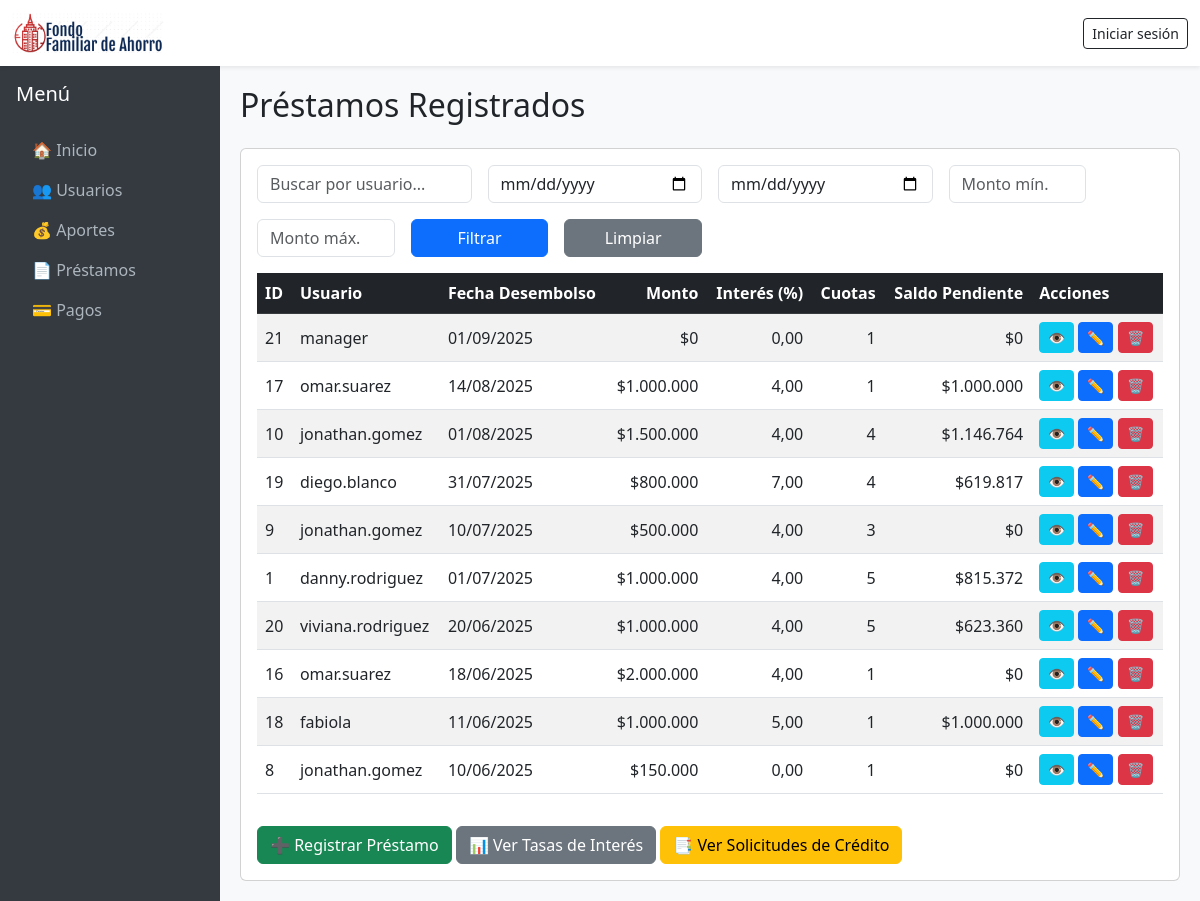
Screenshot of /dashboard/prestamos/ with the database file from the repository.
### fonar/models.py (models this page shows, shortened)
class Prestamo(models.Model):
    usuario = models.ForeignKey('Usuario', on_delete=models.CASCADE)
    monto = models.DecimalField(max_digits=12, decimal_places=2)
    interes = models.DecimalField(max_digits=5, decimal_places=2)  # tasa mensual
    cuotas = models.IntegerField(default=1)
    fecha_desembolso = models.DateField()
    fecha_creacion = models.DateTimeField(default=timezone.now)
    @property
    def capital_pendiente(self):
        from .models import PagoAplicacion
        capital_pagado = PagoAplicacion.objects.filter(
            prestamo=self,
            pago__validado=True
        ).aggregate(total=Sum("capital"))["total"] or Decimal("0.00")
        return (self.monto - capital_pagado).quantize(Decimal("0.01"))

class Usuario(AbstractUser):
    is_admin = models.BooleanField(default=False)
    TIPO_CHOICES = [
        ("asociado", "Asociado"),
        ("tercero", "Tercero"),
    ]
    tipo_usuario = models.CharField(max_length=20, choices=TIPO_CHOICES, default="asociado")

### dashboard/views/prestamo_views.py (the view)
# urls.py: path("prestamos/", prestamo_views.PrestamoListView.as_view(), name="prestamos-list"),
class PrestamoListView(ListView):
    model = Prestamo
    template_name = "dashboard/prestamos/list.html"
    context_object_name = "prestamos"
    paginate_by = 10
    def get_queryset(self):
        qs = Prestamo.objects.select_related("usuario").order_by("-fecha_desembolso")
        usuario = self.request.GET.get("usuario")
        fecha_inicio = self.request.GET.get("fecha_inicio")
        fecha_fin = self.request.GET.get("fecha_fin")
        monto_min = self.request.GET.get("monto_min")
        monto_max = self.request.GET.get("monto_max")
        if usuario:
            qs = qs.filter(usuario__username__icontains=usuario)
        if fecha_inicio:
            qs = qs.filter(fecha_desembolso__gte=fecha_inicio)
        if fecha_fin:
            qs = qs.filter(fecha_desembolso__lte=fecha_fin)
        if monto_min:
            qs = qs.filter(monto__gte=monto_min)
        if monto_max:
            qs = qs.filter(monto__lte=monto_max)
        return qs

### fonar/templatetags/formato_monedas.py (called while the page is built)
@register.filter
def moneda(value):
    try:
        value = int(value)  # quitar decimales
        return "${:,.0f}".format(value).replace(",", ".")
    except (ValueError, TypeError):
        return value

### dashboard/templates/dashboard/prestamos/list.html
{% extends "dashboard/base.html" %}
{% load humanize %}
{% load formato_monedas %}
{% block content %}
<h2 class="mb-4">Préstamos Registrados</h2>
<div class="card">
    <div class="card-body">
        <form method="get" class="row g-3 mb-3">
            <div class="col-md-3">
                <input type="text" name="usuario" class="form-control"
                       placeholder="Buscar por usuario..." value="{{ request.GET.usuario }}">
            </div>
            <div class="col-md-3">
                <input type="date" name="fecha_inicio" class="form-control"
                       value="{{ request.GET.fecha_inicio }}">
            </div>
            <div class="col-md-3">
                <input type="date" name="fecha_fin" class="form-control"
                       value="{{ request.GET.fecha_fin }}">
            </div>
            <div class="col-md-2">
                <input type="number" name="monto_min" class="form-control"
                       placeholder="Monto mín." value="{{ request.GET.monto_min }}">
            </div>
            <div class="col-md-2">
                <input type="number" name="monto_max" class="form-control"
                       placeholder="Monto máx." value="{{ request.GET.monto_max }}">
            </div>
            <div class="col-md-2">
                <button type="submit" class="btn btn-primary w-100">Filtrar</button>
            </div>
            <div class="col-md-2">
                <a href="{% url 'dashboard:prestamos-list' %}" class="btn btn-secondary w-100">Limpiar</a>
            </div>
        </form>
        <div class="table-responsive">
            <table class="table table-striped table-hover align-middle">
                <thead class="table-dark">
                    <tr>
                        <th>ID</th>
                        <th>Usuario</th>
                        <th>Fecha Desembolso</th>
                        <th class="text-end">Monto</th>
                        <th class="text-end">Interés (%)</th>
                        <th class="text-end">Cuotas</th>
                        <th class="text-end">Saldo Pendiente</th>
                        <th>Acciones</th>
                    </tr>
                </thead>
                <tbody>
                    {% for prestamo in prestamos %}
                        <tr>
                            <td>{{ prestamo.id }}</td>
                            <td>{{ prestamo.usuario.username }}</td>
                            <td>{{ prestamo.fecha_desembolso|date:"d/m/Y" }}</td>
                            <td class="text-end">{{ prestamo.monto|moneda }}</td>
                            <td class="text-end">{{ prestamo.interes }}</td>
                            <td class="text-end">{{ prestamo.cuotas }}</td>
                            <td class="text-end">{{ prestamo.capital_pendiente|moneda }}</td>
                            <td>
                                <a href="{% url 'dashboard:prestamos-detail' prestamo.id %}" class="btn btn-sm btn-info">👁</a>
                                <a href="{% url 'dashboard:prestamos-update' prestamo.id %}" class="btn btn-sm btn-primary">✏️</a>
                                <a href="{% url 'dashboard:prestamos-delete' prestamo.id %}" class="btn btn-sm btn-danger">🗑</a>
                            </td>
                        </tr>
                    {% empty %}
                        <tr><td colspan="8" class="text-center">No se encontraron préstamos registrados.</td></tr>
                    {% endfor %}
                </tbody>
            </table>
        </div>
        <a href="{% url 'dashboard:prestamos-create' %}" class="btn btn-success mt-3">➕ Registrar Préstamo</a>
        <a href="{% url 'dashboard:tasas-list' %}" class="btn btn-secondary mt-3">📊 Ver Tasas de Interés</a>
        <a href="{% url 'dashboard:solicitudes-list' %}" class="btn btn-warning mt-3">📑 Ver Solicitudes de Crédito</a>
    </div>
</div>
{% endblock %}

### dashboard/templates/dashboard/base.html (style rules this page uses)
body { min-height: 100vh; display: flex; flex-direction: column; }

### rows the page displays
Prestamo: id "21", usuario.username "manager", fecha_desembolso "01/09/2025", monto|moneda "$0", interes "0,00", cuotas "1", capital_pendiente|moneda "$0"
Prestamo: id "17", usuario.username "omar.suarez", fecha_desembolso "14/08/2025", monto|moneda "$1.000.000", interes "4,00", cuotas "1", capital_pendiente|moneda "$1.000.000"
Prestamo: id "10", usuario.username "jonathan.gomez", fecha_desembolso "01/08/2025", monto|moneda "$1.500.000", interes "4,00", cuotas "4", capital_pendiente|moneda "$1.146.764"
Prestamo: id "19", usuario.username "diego.blanco", fecha_desembolso "31/07/2025", monto|moneda "$800.000", interes "7,00", cuotas "4", capital_pendiente|moneda "$619.817"
Prestamo: id "9", usuario.username "jonathan.gomez", fecha_desembolso "10/07/2025", monto|moneda "$500.000", interes "4,00", cuotas "3", capital_pendiente|moneda "$0"
Prestamo: id "1", usuario.username "danny.rodriguez", fecha_desembolso "01/07/2025", monto|moneda "$1.000.000", interes "4,00", cuotas "5", capital_pendiente|moneda "$815.372"
Prestamo: id "20", usuario.username "viviana.rodriguez", fecha_desembolso "20/06/2025", monto|moneda "$1.000.000", interes "4,00", cuotas "5", capital_pendiente|moneda "$623.360"
Prestamo: id "16", usuario.username "omar.suarez", fecha_desembolso "18/06/2025", monto|moneda "$2.000.000", interes "4,00", cuotas "1", capital_pendiente|moneda "$0"
Prestamo: id "18", usuario.username "fabiola", fecha_desembolso "11/06/2025", monto|moneda "$1.000.000", interes "5,00", cuotas "1", capital_pendiente|moneda "$1.000.000"
Prestamo: id "8", usuario.username "jonathan.gomez", fecha_desembolso "10/06/2025", monto|moneda "$150.000", interes "0,00", cuotas "1", capital_pendiente|moneda "$0"
